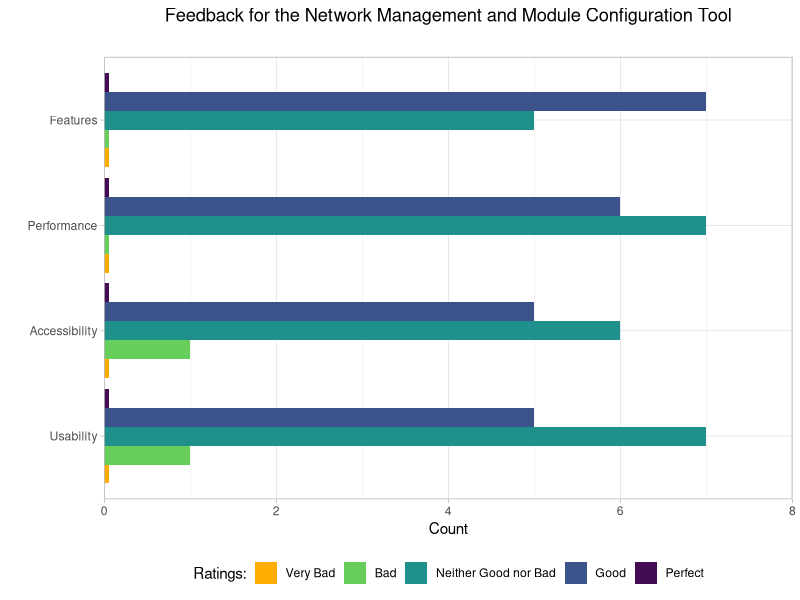
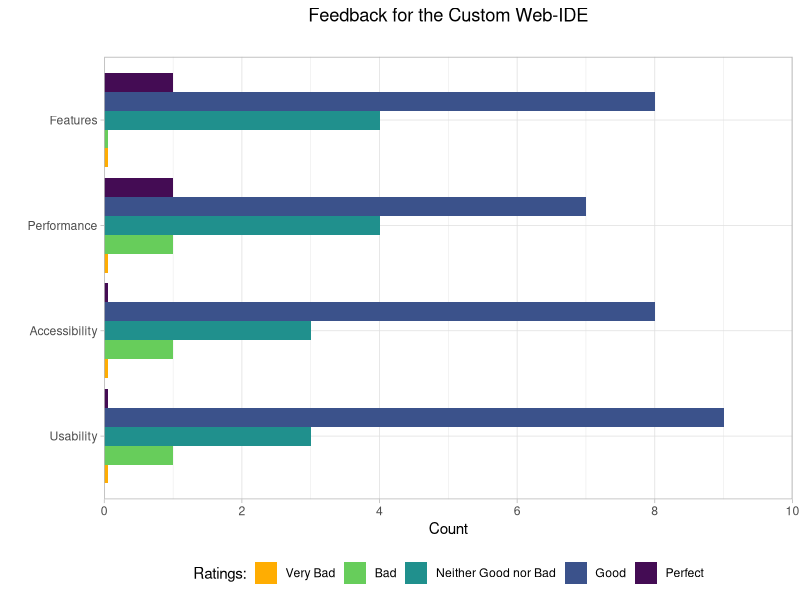
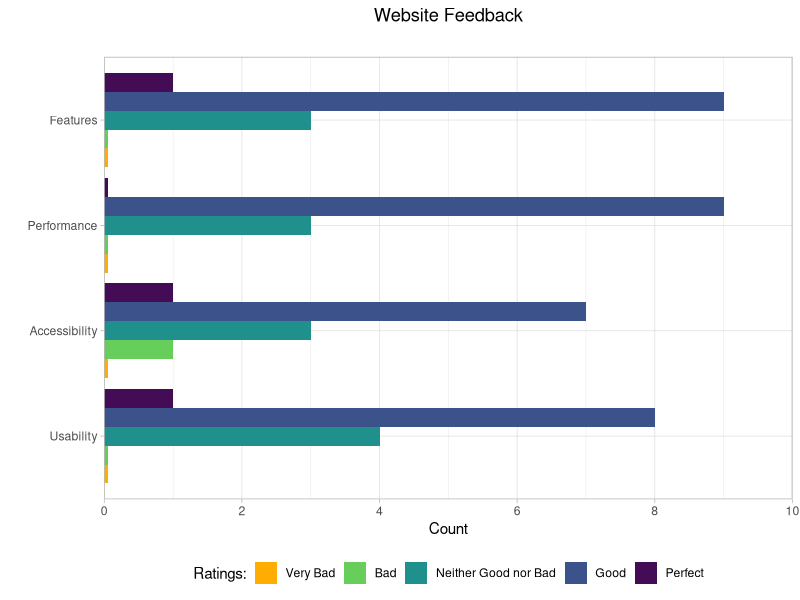
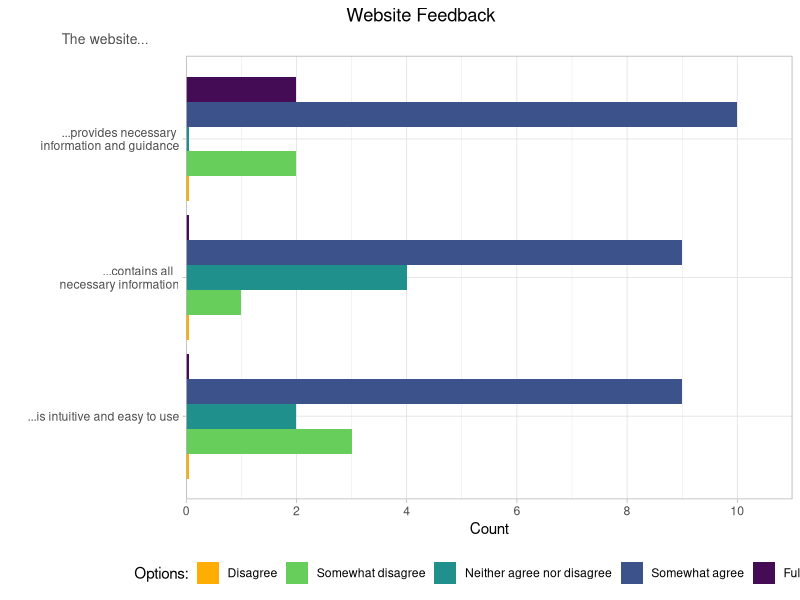
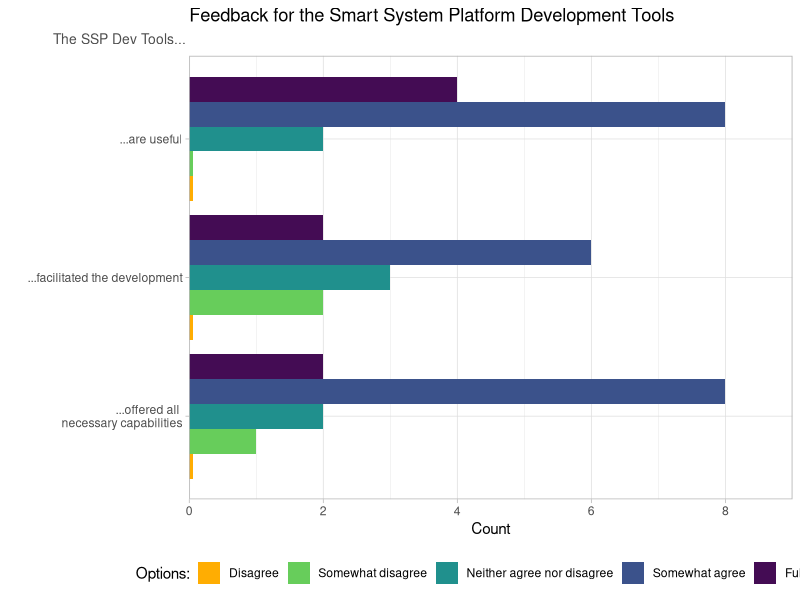
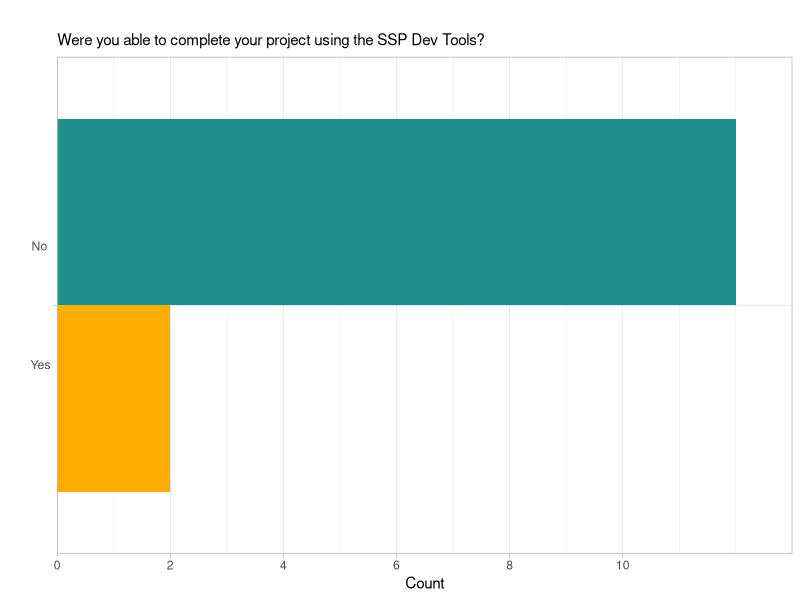
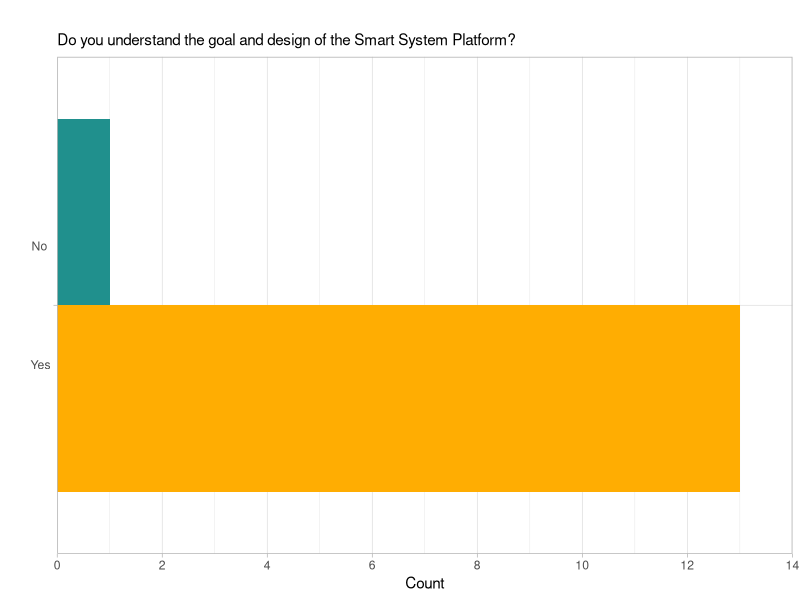
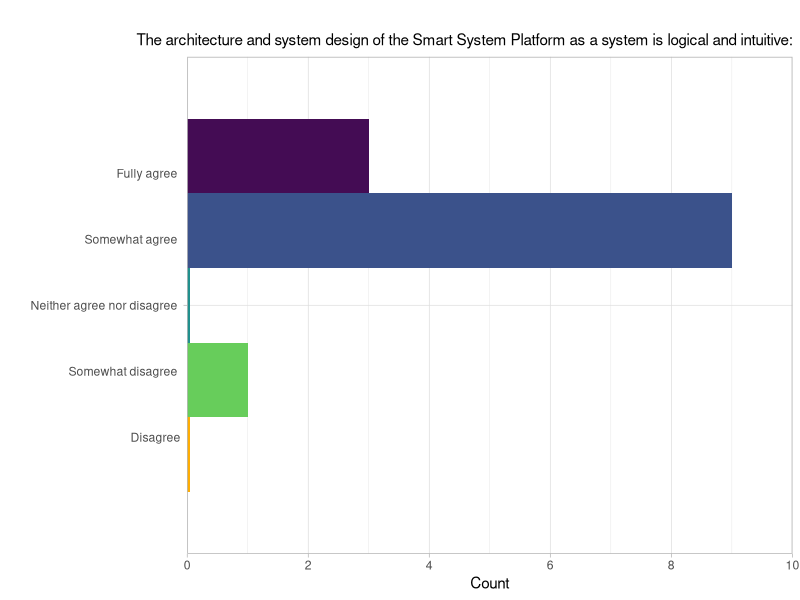

The R source for these figures, in order:
## ---- chunk 1
library(ggplot2)
library(dplyr)
library(readr)
library(tidyverse)
library(tidyr)
library(mgcv)

#custom_colours <- c("#F8766D","#00BFC4")
custom_colours <- c("#F8766D", "#00BFC4", "#7CAE00", "#C77CFF", "#F564E3", "#619CFF", "#00BA38")

## ---- chunk 2

data <- read.csv("data/Smart System Platform Feedback_February 11, 2025_23.18.csv", header = TRUE, sep = ",")

descriptions <- data[1, , drop = FALSE]
data <- data %>% slice(-c(1:3))

options1 <- c("Very Bad", "Bad", "Neither Good nor Bad", "Good", "Perfect")
description1 <- c("Usability", "Accessibility", "Performance", "Features")

ide_data <- data[, c(45, 46, 47, 48)]
nmmct_data <- data[, c(49, 50, 51, 52)]
website_data <- data[, c(53, 54, 55, 56)]

options2 <- c("Disagree", "Somewhat disagree", "Neither agree nor disagree", "Somewhat agree", "Fully agree")
website_description0 <- c("...is intuitive and easy to use", "...contains all  \n necessary information", "...provides necessary \n information and guidance")
website_description <- descriptions[, c(66, 67, 70)]
website_data2 <- data[, c(66, 67, 70)]

ssp_description0 <- c("...offered all \n necessary capabilities", "...facilitated the development", "...are useful")
ssp_description <- descriptions[, c( 57, 59, 61)]
ssp_data <- data[, c( 57, 59, 61)]


component_description <- descriptions[, c(42)]
component_data <- data[, c(42)]
component_data <- as.data.frame(component_data)

options3 <- c("Yes", "No")
completion_description <- descriptions[, c(62)]
completion_description0 <- c("")
completion_data <- data[, c(62)]
completion_data <- as.data.frame(completion_data)

logic_description <- descriptions[, c(64)]
logic_description0 <- c("")
logic_data <- data[, c(64)]
logic_data <- as.data.frame(logic_data)

architecture_data <- data[, c(65)]
architecture_description <- descriptions[, c(65)]
architecture_data <- as.data.frame(architecture_data)

toolpage_data <- data[, c(69)]
toolpage_description <- descriptions[, c(69)]
toolpage_data <- as.data.frame(toolpage_data)

ct_data <- data[, c(62, 64)]
ct_description <- descriptions[, c(62, 64)]

ta_data <- data[, c(65, 69)]
ta_description <- descriptions[, c(62, 64)]

## ---- chunk 3

nmmct_long <- nmmct_data %>%
  pivot_longer(cols = everything(), names_to = "Aspect", values_to = "Response") %>%
  drop_na() %>%
  filter(Response != "")  

nmmct_long$Response <- factor(nmmct_long$Response, levels = options1)

nmmct_counts <- nmmct_long %>%
  count(Aspect, Response, name = "Count")
missing_levels <- expand.grid(Aspect = unique(nmmct_counts$Aspect), Response = options1) %>%
  anti_join(nmmct_counts, by = c("Aspect", "Response"))

if (nrow(missing_levels) > 0) {
  missing_levels$Count <- 0.05
  nmmct_counts <- bind_rows(nmmct_counts, missing_levels)
}

custom_colours <- c("Very Bad" = "#ffad02", 
                    "Bad" = "#67cd5b", 
                    "Neither Good nor Bad" = "#20908d", 
                    "Good" = "#3b528b", 
                    "Perfect" = "#440c54")

p_nmmct <- ggplot(nmmct_counts, aes(x = Aspect, y = Count, fill = Response)) +
  geom_bar(stat = "identity", position = "dodge") + 
  coord_flip() + 
  scale_fill_manual(values = custom_colours, name = "Ratings:", drop = FALSE) +  
  scale_x_discrete(labels = description1) + 
  scale_y_continuous(expand = c(0, 0), , limits = c(0, 8)) +
  labs(title = "Feedback for the Network Management and Module Configuration Tool",
       subtitle = "",
       x = "",
       y = "Count") +
  theme_light() +
  theme(legend.position = "bottom",
        plot.title = element_text(hjust = 0.5)) 

ggsave(filename = paste0("plots/nmmct.png"), plot = p_nmmct, width = 10, height = 6, dpi = 300, bg = "white")

## ---- chunk 4

ide_long <- ide_data %>%
  pivot_longer(cols = everything(), names_to = "Aspect", values_to = "Response") %>%
  drop_na() %>%
  filter(Response != "")  

ide_long$Response <- factor(ide_long$Response, levels = options1)

ide_counts <- ide_long %>%
  count(Aspect, Response, name = "Count")
missing_levels <- expand.grid(Aspect = unique(ide_counts$Aspect), Response = options1) %>%
  anti_join(ide_counts, by = c("Aspect", "Response"))

if (nrow(missing_levels) > 0) {
  missing_levels$Count <- 0.05
  ide_counts <- bind_rows(ide_counts, missing_levels)
}

custom_colours <- c("Very Bad" = "#ffad02", 
                    "Bad" = "#67cd5b", 
                    "Neither Good nor Bad" = "#20908d", 
                    "Good" = "#3b528b", 
                    "Perfect" = "#440c54")

p_ide <- ggplot(ide_counts, aes(x = Aspect, y = Count, fill = Response)) +
  geom_bar(stat = "identity", position = "dodge") + 
  coord_flip() + 
  scale_fill_manual(values = custom_colours, name = "Ratings:", drop = FALSE) +  
  scale_x_discrete(labels = description1) + 
  scale_y_continuous(expand = c(0, 0), , limits = c(0, 10), breaks = seq(0, 10, by = 2)) +
  labs(title = "Feedback for the Custom Web-IDE",
       subtitle = "",
       x = "",
       y = "Count") +
  theme_light() +
  theme(legend.position = "bottom",
        plot.title = element_text(hjust = 0.5)) 

ggsave(filename = paste0("plots/ide.png"), plot = p_ide, width = 10, height = 6, dpi = 300, bg = "white")

## ---- chunk 5

website_long <- website_data %>%
  pivot_longer(cols = everything(), names_to = "Aspect", values_to = "Response") %>%
  drop_na() %>%
  filter(Response != "")  

website_long$Response <- factor(website_long$Response, levels = options1)

website_counts <- website_long %>%
  count(Aspect, Response, name = "Count")
missing_levels <- expand.grid(Aspect = unique(website_counts$Aspect), Response = options1) %>%
  anti_join(website_counts, by = c("Aspect", "Response"))

if (nrow(missing_levels) > 0) {
  missing_levels$Count <- 0.05
  website_counts <- bind_rows(website_counts, missing_levels)
}

custom_colours <- c("Very Bad" = "#ffad02", 
                    "Bad" = "#67cd5b", 
                    "Neither Good nor Bad" = "#20908d", 
                    "Good" = "#3b528b", 
                    "Perfect" = "#440c54")

p_website <- ggplot(website_counts, aes(x = Aspect, y = Count, fill = Response)) +
  geom_bar(stat = "identity", position = "dodge") + 
  coord_flip() + 
  scale_fill_manual(values = custom_colours, name = "Ratings:", drop = FALSE) +  
  scale_x_discrete(labels = description1) + 
  scale_y_continuous(expand = c(0, 0), , limits = c(0, 10), breaks = seq(0, 10, by = 2)) +
  labs(title = "Website Feedback",
       subtitle = "",
       x = "",
       y = "Count") +
  theme_light() +
  theme(legend.position = "bottom",
        plot.title = element_text(hjust = 0.5)) 

ggsave(filename = paste0("plots/website.png"), plot = p_website, width = 10, height = 6, dpi = 300, bg = "white")

## ---- chunk 6

website_long <- website_data2 %>%
  pivot_longer(cols = everything(), names_to = "Aspect", values_to = "Response") %>%
  drop_na() %>%
  filter(Response != "")  

website_long$Response <- factor(website_long$Response, levels = options2)

website_counts <- website_long %>%
  count(Aspect, Response, name = "Count")
missing_levels <- expand.grid(Aspect = unique(website_counts$Aspect), Response = options2) %>%
  anti_join(website_counts, by = c("Aspect", "Response"))

if (nrow(missing_levels) > 0) {
  missing_levels$Count <- 0.05
  website_counts <- bind_rows(website_counts, missing_levels)
}

custom_colours2 <- c("Disagree" = "#ffad02", 
                    "Somewhat disagree" = "#67cd5b", 
                    "Neither agree nor disagree" = "#20908d", 
                    "Somewhat agree" = "#3b528b", 
                    "Fully agree" = "#440c54")

p_website2 <- ggplot(website_counts, aes(x = Aspect, y = Count, fill = Response)) +
  geom_bar(stat = "identity", position = "dodge") + 
  coord_flip() + 
  scale_fill_manual(values = custom_colours2, name = "Options:", drop = FALSE) +  
  scale_x_discrete(labels = website_description0) + 
  scale_y_continuous(expand = c(0, 0), , limits = c(0, 11), breaks = seq(0, 10, by = 2)) +
  labs(title = "Website Feedback",
       subtitle = "The website...",
       x = "",
       y = "Count") +
  theme_light() +
  theme(legend.position = "bottom",
        plot.title = element_text(hjust = 0.35),
        plot.subtitle = element_text(hjust = -0.24, size = 10, color = "grey30")
        ) 

ggsave(filename = paste0("plots/website2.png"), plot = p_website2, width = 10, height = 6, dpi = 300, bg = "white")

## ---- chunk 7

ssp_long <- ssp_data %>%
  pivot_longer(cols = everything(), names_to = "Aspect", values_to = "Response") %>%
  drop_na() %>%
  filter(Response != "")  

ssp_long$Response <- factor(ssp_long$Response, levels = options2)

ssp_counts <- ssp_long %>%
  count(Aspect, Response, name = "Count")
missing_levels <- expand.grid(Aspect = unique(ssp_counts$Aspect), Response = options2) %>%
  anti_join(ssp_counts, by = c("Aspect", "Response"))

if (nrow(missing_levels) > 0) {
  missing_levels$Count <- 0.05
  ssp_counts <- bind_rows(ssp_counts, missing_levels)
}

custom_colours2 <- c("Disagree" = "#ffad02", 
                    "Somewhat disagree" = "#67cd5b", 
                    "Neither agree nor disagree" = "#20908d", 
                    "Somewhat agree" = "#3b528b", 
                    "Fully agree" = "#440c54")

p_ssp <- ggplot(ssp_counts, aes(x = Aspect, y = Count, fill = Response)) +
  geom_bar(stat = "identity", position = "dodge") + 
  coord_flip() + 
  scale_fill_manual(values = custom_colours2, name = "Options:", drop = FALSE) +  
  scale_x_discrete(labels = ssp_description0) + 
  scale_y_continuous(expand = c(0, 0), , limits = c(0, 9), breaks = seq(0, 9, by = 2)) +
  labs(title = "Feedback for the Smart System Platform Development Tools",
       subtitle = "The SSP Dev Tools...",
       x = "",
       y = "Count") +
  theme_light() +
  theme(legend.position = "bottom",
        plot.title = element_text(hjust = 0.),
        plot.subtitle = element_text(hjust = -0.29, size = 10, color = "grey30")
        )

ggsave(filename = paste0("plots/ssp.png"), plot = p_ssp, width = 10, height = 5.5, dpi = 300, bg = "white")

## ---- chunk 8

completion_long <- completion_data %>%
  pivot_longer(cols = everything(), names_to = "Aspect", values_to = "Response") %>%
  drop_na() %>%
  filter(Response != "")  

completion_long$Response <- factor(completion_long$Response, levels = options3)

completion_counts <- completion_long %>%
  count(Aspect, Response, name = "Count")
missing_levels <- expand.grid(Aspect = unique(completion_counts$Aspect), Response = options3) %>%
  anti_join(completion_counts, by = c("Aspect", "Response"))

#if (nrow(missing_levels) > 0) {
#  missing_levels$Count <- 0.05
#  completion_counts <- bind_rows(completion_counts, missing_levels)
#}

custom_colours2 <- c("Yes" = "#ffad02", 
                     "No" = "#20908d")

p_completion <- ggplot(completion_counts, aes(x = Aspect, y = Count, fill = Response)) +
  geom_bar(stat = "identity", position = "dodge") + 
  coord_flip() + 
  scale_fill_manual(values = custom_colours2, name = "Options:", drop = FALSE) +  
  scale_x_discrete(labels = c("No \n\n\n\n\n\n\n\n\n Yes")) + 
  scale_y_continuous(expand = c(0, 0), , limits = c(0, 13), breaks = seq(0, 10, by = 2)) +
  labs(title = "",
       subtitle = "Were you able to complete your project using the SSP Dev Tools?",#completion_description,
       x = "",
       y = "Count") +
  theme_light() +
  theme(legend.position = "none",
        #plot.title = element_text(hjust = 0.5),
        #plot.subtitle = element_text(hjust = -0.29, size = 10, color = "grey30")
        )

ggsave(filename = paste0("plots/completion.png"), plot = p_completion, width = 6, height = 4, dpi = 300, bg = "white")

## ---- chunk 9

logic_long <- logic_data %>%
  pivot_longer(cols = everything(), names_to = "Aspect", values_to = "Response") %>%
  drop_na() %>%
  filter(Response != "")  

logic_long$Response <- factor(logic_long$Response, levels = options3)

logic_counts <- logic_long %>%
  count(Aspect, Response, name = "Count")
missing_levels <- expand.grid(Aspect = unique(logic_counts$Aspect), Response = options3) %>%
  anti_join(logic_counts, by = c("Aspect", "Response"))

#if (nrow(missing_levels) > 0) {
#  missing_levels$Count <- 0.05
#  logic_counts <- bind_rows(logic_counts, missing_levels)
#}

custom_colours2 <- c("Yes" = "#ffad02", 
                     "No" = "#20908d")

p_logic <- ggplot(logic_counts, aes(x = Aspect, y = Count, fill = Response)) +
  geom_bar(stat = "identity", position = "dodge") + 
  coord_flip() + 
  scale_fill_manual(values = custom_colours2, name = "Ratings:", drop = FALSE) +  
  scale_x_discrete(labels = c("No \n\n\n\n\n\n\n\n\n Yes")) + 
  scale_y_continuous(expand = c(0, 0), , limits = c(0, 14), breaks = seq(0, 14, by = 2)) +
  labs(title = "",
       subtitle = logic_description,
       x = "",
       y = "Count") +
  theme_light() +
  theme(legend.position = "none",
        #plot.title = element_text(hjust = 0.5),
        #plot.subtitle = element_text(hjust = -0.29, size = 10, color = "grey30")
        )

ggsave(filename = paste0("plots/logic.png"), plot = p_logic, width = 6, height = 4, dpi = 300, bg = "white")

## ---- chunk 10

architecture_long <- architecture_data %>%
  pivot_longer(cols = everything(), names_to = "Aspect", values_to = "Response") %>%
  drop_na() %>%
  filter(Response != "")  

architecture_long$Response <- factor(architecture_long$Response, levels = options2)

architecture_counts <- architecture_long %>%
  count(Aspect, Response, name = "Count")
missing_levels <- expand.grid(Aspect = unique(architecture_counts$Aspect), Response = options2) %>%
  anti_join(architecture_counts, by = c("Aspect", "Response"))

if (nrow(missing_levels) > 0) {
  missing_levels$Count <- 0.05
  architecture_counts <- bind_rows(architecture_counts, missing_levels)
}

custom_colours2 <- c("Disagree" = "#ffad02", 
                    "Somewhat disagree" = "#67cd5b", 
                    "Neither agree nor disagree" = "#20908d", 
                    "Somewhat agree" = "#3b528b", 
                    "Fully agree" = "#440c54")

p_architecture <- ggplot(architecture_counts, aes(x = Aspect, y = Count, fill = Response)) +
  geom_bar(stat = "identity", position = "dodge") + 
  coord_flip() + 
  scale_fill_manual(values = custom_colours2, name = "", drop = FALSE) +  
  scale_x_discrete(labels = c("Fully agree \n\n\n\n\n Somewhat agree \n\n\n\n\n Neither agree nor disagree \n\n\n\n\n Somewhat disagree \n\n\n\n\n Disagree")) + 
  scale_y_continuous(expand = c(0, 0), , limits = c(0, 10), breaks = seq(0, 10, by = 2)) +
  labs(title = "",
       subtitle = architecture_description,
       x = "",
       y = "Count") +
  theme_light() +
  theme(legend.position = "none",
        plot.title = element_text(hjust = 0.3),
        plot.subtitle = element_text(hjust = 1)
        )

ggsave(filename = paste0("plots/architecture.png"), plot = p_architecture, width = 8, height = 5.5, dpi = 300, bg = "white")

## ---- chunk 11

toolpage_long <- toolpage_data %>%
  pivot_longer(cols = everything(), names_to = "Aspect", values_to = "Response") %>%
  drop_na() %>%
  filter(Response != "")  

toolpage_long$Response <- factor(toolpage_long$Response, levels = options2)

toolpage_counts <- toolpage_long %>%
  count(Aspect, Response, name = "Count")
missing_levels <- expand.grid(Aspect = unique(toolpage_counts$Aspect), Response = options2) %>%
  anti_join(toolpage_counts, by = c("Aspect", "Response"))

if (nrow(missing_levels) > 0) {
  missing_levels$Count <- 0.05
  toolpage_counts <- bind_rows(toolpage_counts, missing_levels)
}

custom_colours2 <- c("Disagree" = "#ffad02", 
                    "Somewhat disagree" = "#67cd5b", 
                    "Neither agree nor disagree" = "#20908d", 
                    "Somewhat agree" = "#3b528b", 
                    "Fully agree" = "#440c54")

p_toolpage <- ggplot(toolpage_counts, aes(x = Aspect, y = Count, fill = Response)) +
  geom_bar(stat = "identity", position = "dodge") + 
  coord_flip() + 
  scale_fill_manual(values = custom_colours2, name = "", drop = FALSE) +  
  scale_x_discrete(labels = c("Fully agree \n\n\n\n\n Somewhat agree \n\n\n\n\n Neither agree nor disagree \n\n\n\n\n Somewhat disagree \n\n\n\n\n Disagree")) + 
  scale_y_continuous(expand = c(0, 0), , limits = c(0, 11), breaks = seq(0, 11, by = 2)) +
  labs(title = "Hackathon Feedback",
       subtitle = "The Smart System Platform Development Tool page is intuitive and easy to use:",#toolpage_description,
       x = "",
       y = "Count") +
  theme_light() +
  theme(legend.position = "none",
        plot.title = element_text(hjust = 0.3),
        plot.subtitle = element_text(hjust = -5.0, size = 10, color = "grey30")
        )

ggsave(filename = paste0("plots/toolpage.png"), plot = p_toolpage, width = 8, height = 5.5, dpi = 300, bg = "white")

## ---- chunk 12
options4 <- c( "Hardware", "Website", "GitHub", "Networking Library", "Network Management and Module Configuration Tool", "Custom Web-IDE")

component_data <- component_data %>%
  mutate(component_data = str_replace_all(component_data, ", ", " ")) %>%
  separate_rows(component_data, sep = ",") %>%
  mutate(component_data = case_when(
    component_data == "Software (Networking library etc.)" ~ "Networking Library",
    component_data == "Smart System Website (Guide Specifications other support material)" ~ "Website",
    component_data == "Smart Module Hardware (Smart Motor Dahal Board etc.)" ~ "Hardware",
    component_data == "Smart System Platform Github page" ~ "GitHub",
    component_data == "Network Management and Module Configuration Tool" ~ "Network Management and Module Configuration Tool",
    component_data == "Custom Web-IDE" ~ "Custom Web-IDE",
    TRUE ~ component_data  # Keep all other values unchanged
  ))
  
component_long <- component_data %>%
  pivot_longer(cols = everything(), names_to = "Aspect", values_to = "Response") %>%
  drop_na() %>%
  filter(Response != "")  

component_long$Response <- factor(component_long$Response, levels = options4)

component_counts <- component_long %>%
  count(Aspect, Response, name = "Count")
missing_levels <- expand.grid(Aspect = unique(component_counts$Aspect), Response = options4) %>%
  anti_join(component_counts, by = c("Aspect", "Response"))

#if (nrow(missing_levels) > 0) {
#  missing_levels$Count <- 0.05
#  component_counts <- bind_rows(component_counts, missing_levels)
#}

custom_colours3 <- c("Hardware" = "#ffad02", 
                    "Website" = "#67cd5b", 
                    "GitHub" = "#20908d", 
                    "Networking Library" = "#3b528b", 
                    "Network Management and Module Configuration Tool" = "#440c54",
                    "Custom Web-IDE" = "#972c80")#fde724 972c80

p_component <- ggplot(component_counts, aes(x = Aspect, y = Count, fill = Response)) +
  geom_bar(stat = "identity", position = "dodge") + 
  coord_flip() + 
  scale_fill_manual(values = custom_colours3, name = "", drop = FALSE) +  
  scale_x_discrete(labels = c("Hardware \n\n\n\n Website \n\n\n\n GitHub \n\n\n\n\n Networking Library \n\n\n\n Network Management and \n Module Configuration Tool \n\n\n\n Custom Web-IDE")) + 
  scale_y_continuous(expand = c(0, 0), , limits = c(0, 13), breaks = seq(0, 13, by = 2)) +
  labs(title = "",
       subtitle = component_description,
       x = "",
       y = "Count") +
  theme_light() +
  theme(legend.position = "Bottom",
        plot.title = element_text(hjust = 0),
        plot.subtitle = element_text(hjust = -1.3)
        )

ggsave(filename = paste0("plots/component.png"), plot = p_component, width = 8, height = 5.5, dpi = 300, bg = "white")

